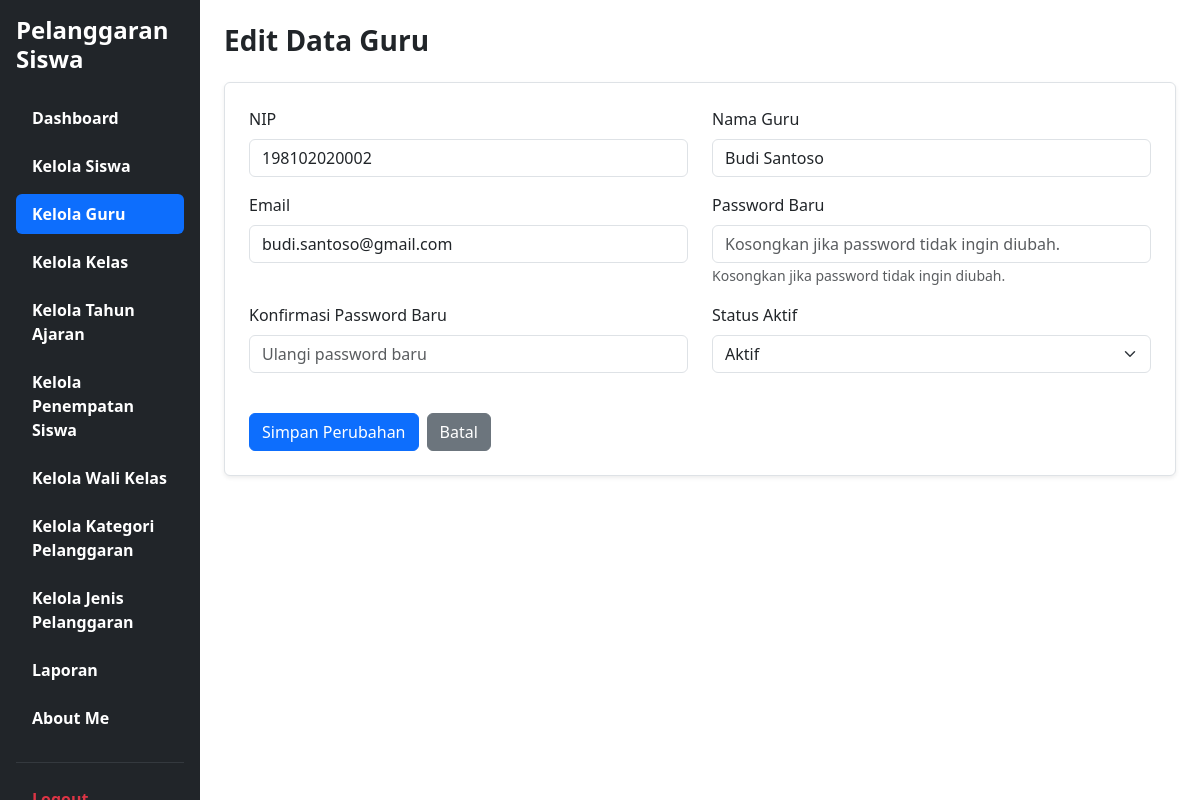
The page /edit_guru.php?id=2 on the database as committed earlier.
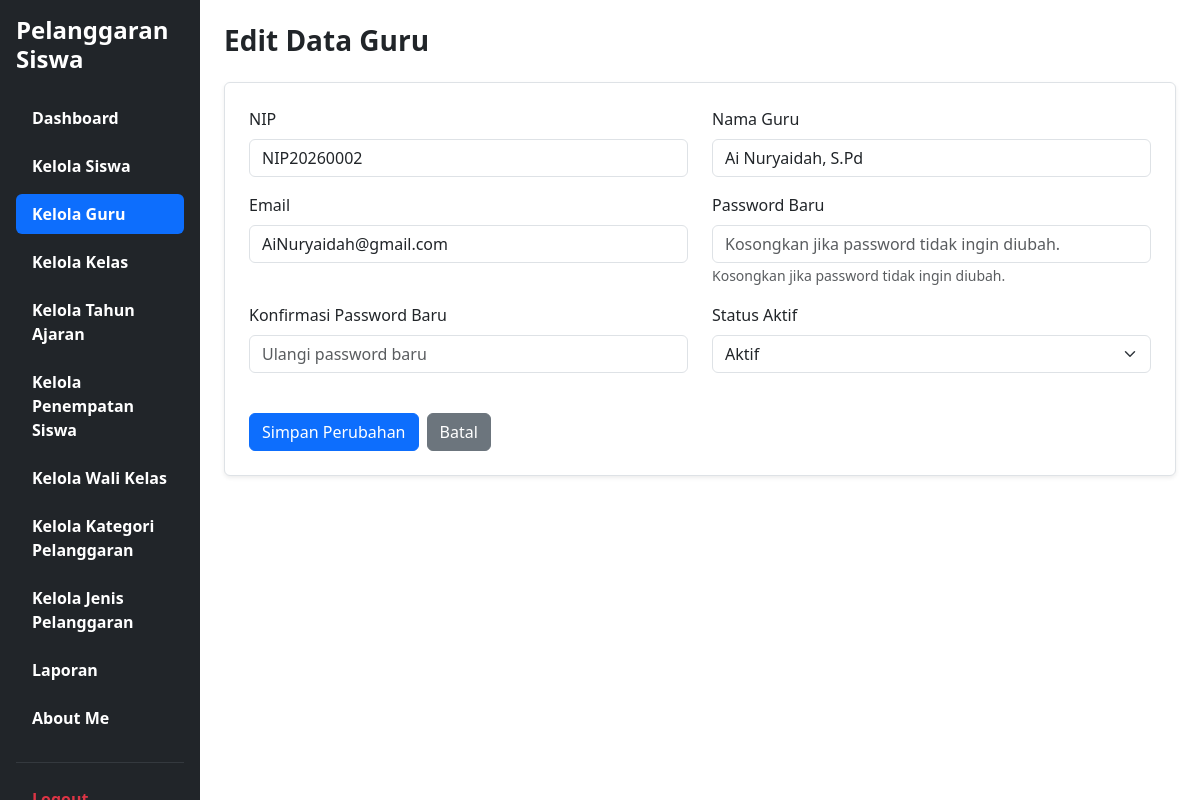
The same page on the database as committed later.
### tables this page shows
CREATE TABLE `t_guru` (
  `id` int(11) NOT NULL,
  `nip` varchar(30) NOT NULL,
  `nama` varchar(150) DEFAULT NULL,
  `email` varchar(150) NOT NULL,
  `status_aktif` tinyint(1) NOT NULL,
  `user_id` int(11) NOT NULL,
  `created_at` timestamp NOT NULL DEFAULT current_timestamp(),
  `updated_at` timestamp NOT NULL DEFAULT current_timestamp()
);

### edit_guru.php (the view, shortened to what the changed rows need)
<?php
require_once "config/koneksi.php";
$id = isset($_GET['id']) ? (int)$_GET['id'] : 0;
$stmt = $koneksi->prepare("SELECT * FROM t_guru WHERE id = ?");
$stmt->bind_param("i", $id);
$stmt->execute();
$result = $stmt->get_result();
$guru = $result->fetch_assoc();
$nip = $guru['nip'];
$nama = $guru['nama'];
$email = $guru['email'] ?? "";
$status = (string)$guru['status_aktif'];
function e($nilai) {
    return htmlspecialchars((string)($nilai ?? ""), ENT_QUOTES, "UTF-8");
}
?>
<!DOCTYPE html>
<html lang="id">
<head>
    <link href="https://cdn.jsdelivr.net/npm/bootstrap@5.3.8/dist/css/bootstrap.min.css" rel="stylesheet">
</head>
<body>
<div class="container-fluid">
    <div class="row">
        <main class="col-md-9 col-lg-10 p-4">
            <div class="card shadow-sm border" style="background-color: #ffffff; border-color: #dee2e6 !important;">
                <div class="card-body p-4">
                    <form method="POST">
                        <div class="row">
                            <div class="col-md-6 mb-3">
                                <label class="form-label">NIP</label>
                                <input
                                    type="text"
                                    name="nip"
                                    class="form-control"
                                    placeholder="Masukkan NIP (maks. 18 digit)"
                                    value="<?= e($nip) ?>"
                                    maxlength="18"
                                    inputmode="numeric"
                                    oninput="this.value = this.value.replace(/[^0-9]/g, '')"
                                    required
                                >
                            </div>
                            <div class="col-md-6 mb-3">
                                <label class="form-label">Nama Guru</label>
                                <input
                                    type="text"
                                    name="nama"
                                    class="form-control"
                                    placeholder="Masukkan Nama Guru"
                                    value="<?= e($nama) ?>"
                                    required
                                >
                            </div>
                        </div>
                        <div class="row">
                            <div class="col-md-6 mb-3">
                                <label class="form-label">Email</label>
                                <input
                                    type="email"
                                    name="email"
                                    class="form-control"
                                    placeholder="Masukkan Email"
                                    value="<?= e($email) ?>"
                                >
                            </div>
                        </div>
                        <div class="row">
                            <div class="col-md-6 mb-3">
                                <label class="form-label">Status Aktif</label>
                                <select name="status_aktif" class="form-select" required>
                                    <option value="1" <?= $status === "1" ? "selected" : "" ?>>Aktif</option>
                                </select>
                            </div>
                        </div>
                    </form>
                </div>
            </div>
        </main>
    </div>
</div>
</body>
</html>

Rows that differ between the two databases and show on the page:
changed t_guru "Aktif": nip "198102020002" → "NIP20260002"; nama "Budi Santoso" → "Ai Nuryaidah, S.Pd"; email "budi.santoso@gmail.com" → "AiNuryaidah@gmail.com"
